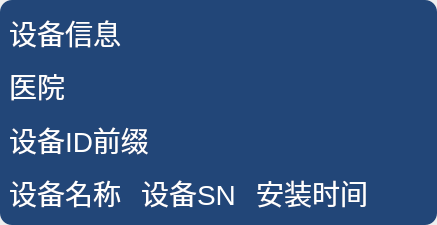
             <widget class="QWidget" name="page_3">
              <layout class="QVBoxLayout" name="verticalLayout_8">
               <property name="spacing">
                <number>0</number>
               </property>
               <property name="leftMargin">
                <number>0</number>
               </property>
               <property name="topMargin">
                <number>0</number>
               </property>
               <property name="rightMargin">
                <number>0</number>
               </property>
               <property name="bottomMargin">
                <number>0</number>
               </property>
               <item>
                <widget class="QFrame" name="frame">
                 <property name="minimumSize">
                  <size>
                   <width>0</width>
                   <height>225</height>
                  </size>
                 </property>
                 <property name="maximumSize">
                  <size>
                   <width>16777215</width>
                   <height>225</height>
                  </size>
                 </property>
                 <property name="styleSheet">
                  <string notr="true">QFrame{
	border-radius:12px;
	background-color: rgb(34, 70, 120);
}</string>
                 </property>
                 <property name="frameShape">
                  <enum>QFrame::StyledPanel</enum>
                 </property>
                 <property name="frameShadow">
                  <enum>QFrame::Raised</enum>
                 </property>
                 <layout class="QGridLayout" name="gridLayout">
                  <property name="horizontalSpacing">
                   <number>20</number>
                  </property>
                  <item row="3" column="1">
                   <widget class="QLabel" name="mLab_SN">
                    <property name="styleSheet">
                     <string notr="true">QLabel
{
	color: rgb(255, 255, 255);
	font-size:28px;
}</string>
                    </property>
                    <property name="text">
                     <string>设备SN</string>
                    </property>
                    <property name="alignment">
                     <set>Qt::AlignLeading|Qt::AlignLeft|Qt::AlignVCenter</set>
                    </property>
                   </widget>
                  </item>
                  <item row="3" column="2">
                   <widget class="QLabel" name="mLab_Time">
                    <property name="styleSheet">
                     <string notr="true">QLabel
{
	color: rgb(255, 255, 255);
	font-size:28px;
}</string>
                    </property>
                    <property name="text">
                     <string>安装时间</string>
                    </property>
                    <property name="alignment">
                     <set>Qt::AlignLeading|Qt::AlignLeft|Qt::AlignVCenter</set>
                    </property>
                   </widget>
                  </item>
                  <item row="3" column="0">
                   <widget class="QLabel" name="mLab_Name">
                    <property name="styleSheet">
                     <string notr="true">QLabel
{
	color: rgb(255, 255, 255);
	font-size:28px;
}</string>
                    </property>
                    <property name="text">
                     <string>设备名称</string>
                    </property>
                    <property name="alignment">
                     <set>Qt::AlignLeading|Qt::AlignLeft|Qt::AlignVCenter</set>
                    </property>
                   </widget>
                  </item>
                  <item row="2" column="0" colspan="4">
                   <widget class="QLabel" name="mLab_IDName">
                    <property name="styleSheet">
                     <string notr="true">QLabel
{
	color: rgb(255, 255, 255);
	font-size:28px;
}</string>
                    </property>
                    <property name="text">
                     <string>设备ID前缀</string>
                    </property>
                    <property name="alignment">
                     <set>Qt::AlignLeading|Qt::AlignLeft|Qt::AlignVCenter</set>
                    </property>
                   </widget>
                  </item>
                  <item row="0" column="0" colspan="4">
                   <widget class="QLabel" name="label_39">
                    <property name="styleSheet">
                     <string notr="true">QLabel
{
	color: rgb(255, 255, 255);
	font-size:28px;
}</string>
                    </property>
                    <property name="text">
                     <string>设备信息</string>
                    </property>
                    <property name="alignment">
                     <set>Qt::AlignLeading|Qt::AlignLeft|Qt::AlignVCenter</set>
                    </property>
                   </widget>
                  </item>
                  <item row="3" column="3">
                   <spacer name="horizontalSpacer">
                    <property name="orientation">
                     <enum>Qt::Horizontal</enum>
                    </property>
                    <property name="sizeHint" stdset="0">
                     <size>
                      <width>40</width>
                      <height>20</height>
                     </size>
                    </property>
                   </spacer>
                  </item>
                  <item row="1" column="0" colspan="4">
                   <widget class="QLabel" name="mLab_Hospital">
                    <property name="styleSheet">
                     <string notr="true">QLabel
{
	color: rgb(255, 255, 255);
	font-size:28px;
}</string>
                    </property>
                    <property name="text">
                     <string>医院</string>
                    </property>
                    <property name="alignment">
                     <set>Qt::AlignLeading|Qt::AlignLeft|Qt::AlignVCenter</set>
                    </property>
                   </widget>
                  </item>
                 </layout>
                </widget>
               </item>
              </layout>
             </widget>
